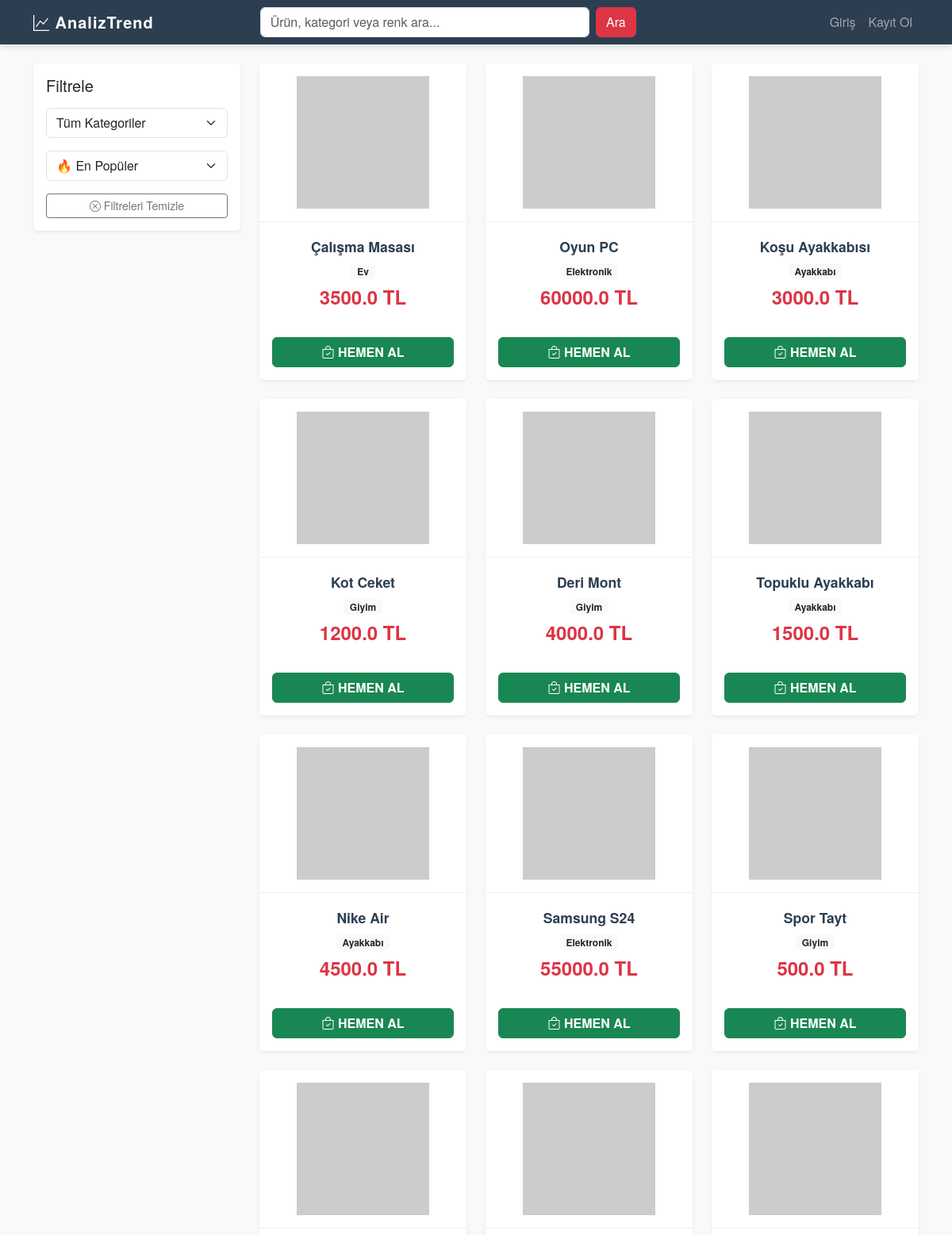
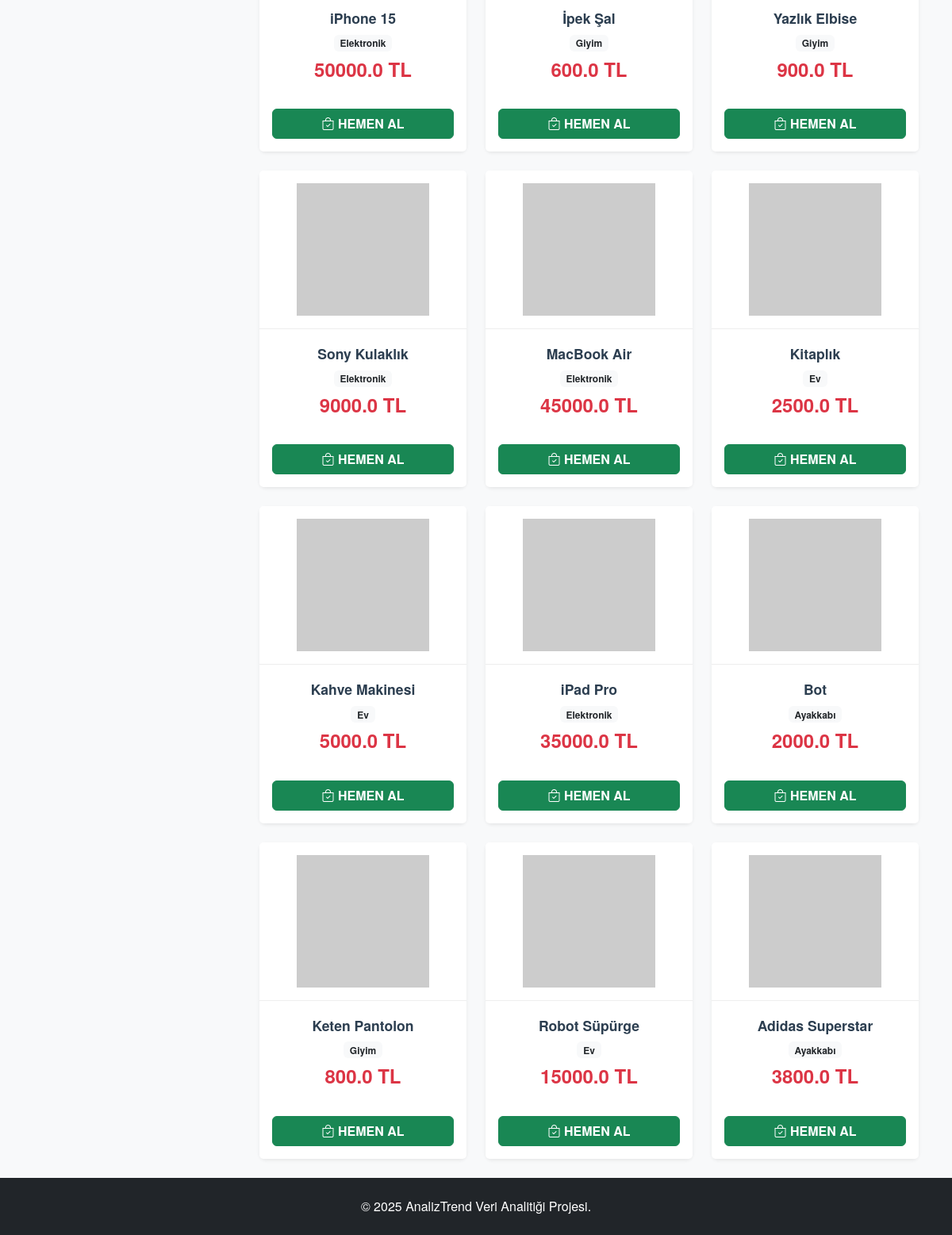
The page / on the database its author committed (2 pictures, top to bottom).
### scripts/data.py (models this page shows)
class Product(db.Model):
    id = db.Column(db.Integer, primary_key=True)
    name = db.Column(db.String(200), nullable=False)
    category = db.Column(db.String(100), nullable=False)
    price = db.Column(db.Float, nullable=False)

### app.py (the view)
@app.route("/")
def index():
    return data_man.index()

### templates/index.html (shortened to what this page needs)
{% extends 'layout.html' %}
{% block content %}
<div class="row">
    <div class="col-md-3 mb-4">
        <div class="card p-3 border-0 shadow-sm">
            <h5 class="mb-3">Filtrele</h5>
            <form action="{{ url_for('index') }}">
                <select name="category" class="form-select mb-3" onchange="this.form.submit()">
                    <option value="">Tüm Kategoriler</option>
                </select>
                <select name="sort" class="form-select mb-3" onchange="this.form.submit()">
                    <option value="" {% if not current_filters.sort %}selected{% endif %}>🔥 En Popüler</option>
                </select>
                <a href="{{ url_for('index') }}" class="btn btn-outline-secondary w-100 btn-sm"><i class="bi bi-x-circle"></i> Filtreleri Temizle</a>
            </form>
        </div>
    </div>
    <div class="col-md-9">
        <div class="row row-cols-1 row-cols-md-3 g-4">
            {% for item in products %}
            <div class="col">
                <div class="card h-100 border-0 shadow-sm product-card">
                    <a href="{{ url_for('product_detail', product_id=item.obj.id) }}" class="text-decoration-none text-dark">
                        <img src="{{ item.img }}" class="card-img-top p-3" alt="{{ item.obj.name }}">
                        <div class="card-body text-center">
                            <h5 class="card-title fw-bold">{{ item.obj.name }}</h5>
                            <span class="badge bg-light text-dark mb-2">{{ item.obj.category }}</span>
                            <h4 class="text-danger fw-bold">{{ item.obj.price }} TL</h4>
                        </div>
                    </a>
                    <div class="card-footer bg-white border-0 pb-3 px-3">
                        <button onclick="quickBuy({{ item.obj.id }}, '{{ item.obj.name }}')" class="btn btn-success w-100 fw-bold">
                            <i class="bi bi-bag-check"></i> HEMEN AL
                        </button>
                    </div>
                </div>
            </div>
            {% endfor %}
        </div>
    </div>
</div>
{% endblock %}

### templates/layout.html (shortened to what this page needs)
<!DOCTYPE html>
<html lang="tr">
  <head>
    <link
      href="https://cdn.jsdelivr.net/npm/bootstrap@5.3.3/dist/css/bootstrap.min.css"
      rel="stylesheet"
    />
    <link
      href="https://cdn.jsdelivr.net/npm/bootstrap-icons/font/bootstrap-icons.css"
      rel="stylesheet"
    />
    <link
      rel="stylesheet"
      href="{{ url_for('static', filename='css/style.css') }}"
    />
  </head>
  <body class="d-flex flex-column min-vh-100">
    <nav class="navbar navbar-expand-lg navbar-dark bg-dark sticky-top">
      <div class="container">
        <a class="navbar-brand fw-bold" href="{{ url_for('index') }}"
          ><i class="bi bi-graph-up"></i> AnalizTrend</a
        >
        <div class="collapse navbar-collapse" id="navbarNav">
          <form class="d-flex mx-auto col-lg-6" action="{{ url_for('index') }}">
            <input
              class="form-control me-2"
              type="search"
              name="q"
              placeholder="Ürün, kategori veya renk ara..."
              value="{{ current_filters.q if current_filters else '' }}"
            />
            <button class="btn btn-danger" type="submit">Ara</button>
          </form>
          <ul class="navbar-nav ms-auto align-items-center">
             {% if current_user.is_authenticated %}
            <li class="nav-item">
              <a class="nav-link" href="#">{{ current_user.username }}</a>
            </li>
            <li class="nav-item">
              <a class="nav-link" href="{{ url_for('logout') }}">Çıkış</a>
            </li>
            {% else %}
            <li class="nav-item">
              <a class="nav-link" href="{{ url_for('login') }}">Giriş</a>
            </li>
            <li class="nav-item">
              <a class="nav-link" href="{{ url_for('register') }}">Kayıt Ol</a>
            </li>
            {% endif %}
          </ul>
        </div>
      </div>
    </nav>
    <div class="container my-4 flex-grow-1">
      {% block content %}{% endblock %}
    </div>
    <footer class="bg-dark text-white text-center p-4 mt-auto">
      <p class="mb-0">&copy; 2025 AnalizTrend Veri Analitiği Projesi.</p>
    </footer>
  </body>
</html>

### static/css/style.css (style rules this page uses)
:root { --primary: #2c3e50; --secondary: #e67e22; --accent: #3498db; --light: #ecf0f1; --dark: #2c3e50; --success: #27ae60; }
body { background-color: #f8f9fa; font-family: 'Helvetica Neue', Helvetica, Arial, sans-serif; color: #333; }
.navbar { background-color: var(--primary) !important; box-shadow: 0 4px 6px rgba(0,0,0,0.1); }
.navbar-brand { font-weight: 700; letter-spacing: 1px; }
.product-card { border: none; border-radius: 8px; background: #fff; transition: transform 0.2s, box-shadow 0.2s; box-shadow: 0 2px 5px rgba(0,0,0,0.05); height: 100%; }
.product-card .card-img-top { height: 200px; object-fit: contain; padding: 15px; background: #fff; border-bottom: 1px solid #eee; }
.product-card .card-body { padding: 1.25rem; text-align: center; }
.product-card .card-title { font-size: 1.1rem; font-weight: 600; margin-bottom: 0.5rem; color: var(--dark); }

### rows shown on the page
Product: obj.name "Çalışma Masası", obj.category "Ev", obj.price "3500.0"
Product: obj.name "Oyun PC", obj.category "Elektronik", obj.price "60000.0"
Product: obj.name "Koşu Ayakkabısı", obj.category "Ayakkabı", obj.price "3000.0"
Product: obj.name "Kot Ceket", obj.category "Giyim", obj.price "1200.0"
Product: obj.name "Deri Mont", obj.category "Giyim", obj.price "4000.0"
Product: obj.name "Topuklu Ayakkabı", obj.category "Ayakkabı", obj.price "1500.0"
Product: obj.name "Nike Air", obj.category "Ayakkabı", obj.price "4500.0"
Product: obj.name "Samsung S24", obj.category "Elektronik", obj.price "55000.0"
Product: obj.name "Spor Tayt", obj.category "Giyim", obj.price "500.0"
Product: obj.name "iPhone 15", obj.category "Elektronik", obj.price "50000.0"
Product: obj.name "İpek Şal", obj.category "Giyim", obj.price "600.0"
Product: obj.name "Yazlık Elbise", obj.category "Giyim", obj.price "900.0"
Product: obj.name "Sony Kulaklık", obj.category "Elektronik", obj.price "9000.0"
Product: obj.name "MacBook Air", obj.category "Elektronik", obj.price "45000.0"
Product: obj.name "Kitaplık", obj.category "Ev", obj.price "2500.0"
Product: obj.name "Kahve Makinesi", obj.category "Ev", obj.price "5000.0"
Product: obj.name "iPad Pro", obj.category "Elektronik", obj.price "35000.0"
Product: obj.name "Bot", obj.category "Ayakkabı", obj.price "2000.0"
Product: obj.name "Keten Pantolon", obj.category "Giyim", obj.price "800.0"
Product: obj.name "Robot Süpürge", obj.category "Ev", obj.price "15000.0"
Product: obj.name "Adidas Superstar", obj.category "Ayakkabı", obj.price "3800.0"
